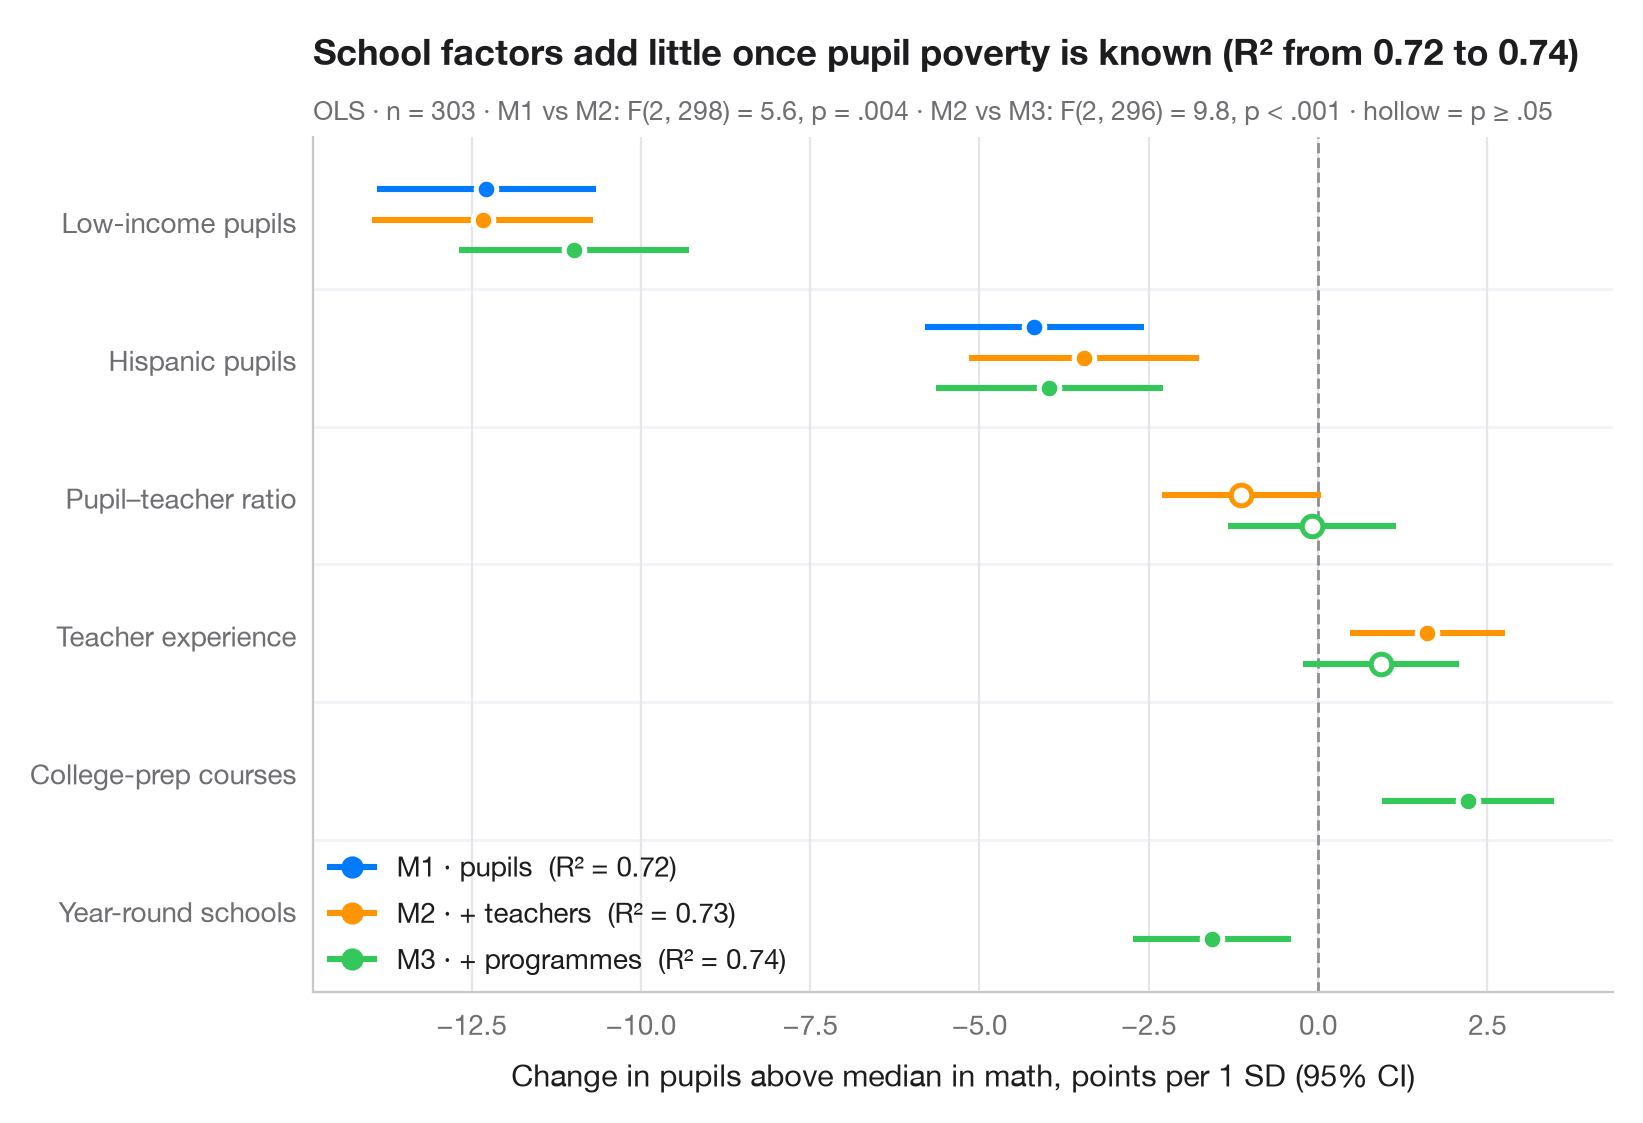

Write the Python code that produced this figure.
"""
title: Comparing nested models
summary: Coefficients of three nested regressions of district math results side by side, to see how estimates shift as blocks are added.
r: ggstats::ggcoef_compare()
tags: [regression, model comparison, nested models, confidence interval, OLS, education]
description: |
  When covariates are added one block at a time, the interesting question is often
  not *which* terms are significant but *how the estimates move*. Here each term
  gets one row and each model one dodged dot-and-whisker, so you can follow a
  coefficient as the model grows. Hollow markers are not significant at 5%. The
  subtitle compares the models with R² and F-tests of the added blocks.

  Data are the 303 California school districts of the STAR98 test bundled with
  **statsmodels** (`sm.datasets.star98`). The outcome is the share of pupils above
  the national median in math, `NABOVE / (NABOVE + NBELOW)`, in percent. M1 holds
  pupil composition (low-income and Hispanic pupils), M2 adds teachers
  (pupil–teacher ratio, average experience) and M3 adds programmes (college-prep
  courses, year-round schools). Predictors are standardised, so every coefficient
  is the change in percentage points per standard deviation. The blocks are
  jointly significant, yet R² barely moves and the low-income coefficient stays
  near −12 in every model. Models are fitted with `smf.ols()` and compared with
  `anova_lm()`.
"""
import matplotlib.pyplot as plt
import numpy as np
import statsmodels.api as sm
import statsmodels.formula.api as smf
from statsmodels.stats.anova import anova_lm

# Data: math results in 303 California school districts; standardise predictors (z-scores)
df = sm.datasets.star98.load_pandas().data
df["math"] = 100 * df.NABOVE / (df.NABOVE + df.NBELOW)
X = ["LOWINC", "PERHISP", "PTRATIO", "AVYRSEXP", "PCTAF", "PCTYRRND"]
df[X] = (df[X] - df[X].mean()) / df[X].std()

# Three nested models, each adding a block of predictors
formulas = {"M1 · pupils": "math ~ LOWINC + PERHISP",
            "M2 · + teachers": "math ~ LOWINC + PERHISP + PTRATIO + AVYRSEXP",
            "M3 · + programmes": "math ~ LOWINC + PERHISP + PTRATIO + AVYRSEXP + PCTAF + PCTYRRND"}
fits = {name: smf.ols(f, data=df).fit() for name, f in formulas.items()}
f_tests = anova_lm(*fits.values())

labels = {"LOWINC": "Low-income pupils", "PERHISP": "Hispanic pupils",
          "PTRATIO": "Pupil–teacher ratio", "AVYRSEXP": "Teacher experience",
          "PCTAF": "College-prep courses", "PCTYRRND": "Year-round schools"}
terms = list(labels)[::-1]
palette = ["#007AFF", "#FF9500", "#34C759"]

fig, ax = plt.subplots(figsize=(8, 5.4))
ax.axvline(0, color="#8E8E93", lw=1, ls="--", zorder=1)
for k, ((name, m), c) in enumerate(zip(fits.items(), palette)):
    offset = (1 - k) * 0.22                      # dodge: first model on top
    ci = m.conf_int()
    for i, t in enumerate(terms):
        if t not in m.params:
            continue
        sig = m.pvalues[t] < 0.05
        ax.hlines(i + offset, ci.loc[t, 0], ci.loc[t, 1], color=c, lw=2.2, zorder=2)
        ax.scatter(m.params[t], i + offset, s=55, zorder=3, lw=1.8,
                   color=c if sig else "white", edgecolor=c if not sig else "white")
    ax.plot([], [], "o-", color=c, lw=2.2, ms=7,
            label=f"{name}  (R² = {m.rsquared:.2f})")

for i in range(len(terms) - 1):                  # thin separators between terms
    ax.axhline(i + 0.5, color="#F2F2F7", lw=1, zorder=0)
ax.set_yticks(range(len(terms)), [labels[t] for t in terms])
ax.set_ylim(-0.6, len(terms) - 0.4)
ax.grid(axis="x"); ax.grid(axis="y", visible=False)
ax.set_xlabel("Change in pupils above median in math, points per 1 SD (95% CI)")
ax.legend(loc="lower left", handlelength=1.6, borderaxespad=0.2)
r2 = [m.rsquared for m in fits.values()]
ax.set_title(f"School factors add little once pupil poverty is known (R² from {r2[0]:.2f} to {r2[-1]:.2f})", pad=26)
fmt_p = lambda p: "p < .001" if p < .001 else f"p = {p:.3f}".replace("0.", ".")
blocks = [f"M{j} vs M{j + 1}: F({f_tests.df_diff[j]:.0f}, {f_tests.df_resid[j]:.0f}) = "
          f"{f_tests.F[j]:.1f}, {fmt_p(f_tests['Pr(>F)'][j])}" for j in (1, 2)]
ax.text(0, 1.02, f"OLS · n = {int(fits['M1 · pupils'].nobs)} · " + " · ".join(blocks)
        + " · hollow = p ≥ .05", transform=ax.transAxes, fontsize=9.5, color="#6E6E73")
plt.show()
